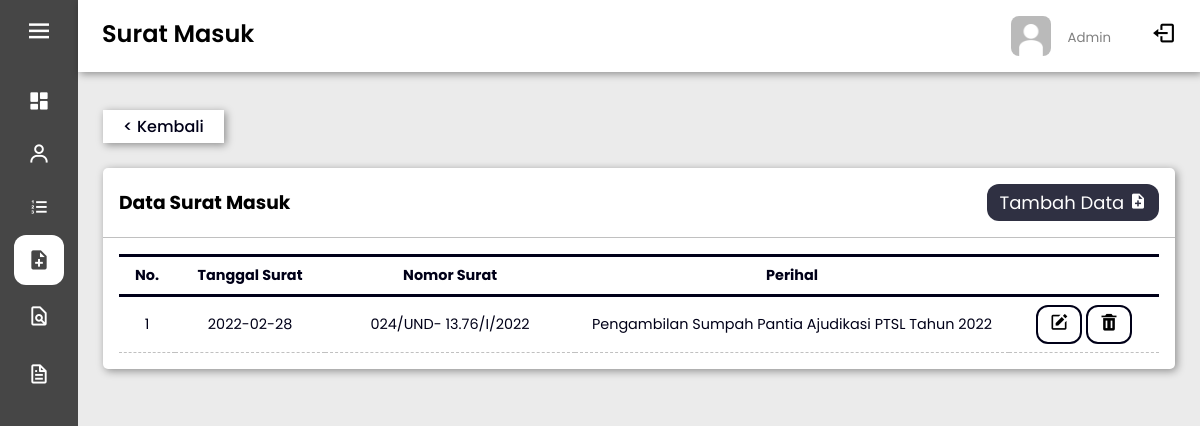
Page /admin/kelola_arsip/srtmasuk/index.php on the committed database.
### tables this page shows
CREATE TABLE `surat_masuk` (
  `id_surat_masuk` int(11) NOT NULL,
  `asal_surat` varchar(255) NOT NULL,
  `tanggal_surat` date NOT NULL,
  `nomor_surat` varchar(255) NOT NULL,
  `lampiran_surat` varchar(50) NOT NULL,
  `perihal` varchar(255) NOT NULL,
  `gambar` varchar(500) NOT NULL
);

### admin/kelola_arsip/srtmasuk/index.php (the view, shortened to what this page needs)
<?php
include '../../../koneksi.php';
?>
<!DOCTYPE html>
<html lang="en">
<head>
    <link rel="stylesheet" href="style/index.css">
    <link href='https://unpkg.com/boxicons@2.0.9/css/boxicons.min.css' rel='stylesheet'>
</head>
<body>
    <div class="sidebar">
        <div class="logo-content">
            <i class='bx bx-menu' id="btn"></i>
        </div>
        <ul class="nav-list">
            <li>
                <a href="../../index.php">
                <i class='bx bxs-dashboard'></i>
                </a>
            </li>
            <li>
                <a href='../../akun'>
                    <i class='bx bx-user'></i>
                </a>
            </li>
            <li>
                <a href='../../jenis'>
                    <i class='bx bx-list-ol'></i>
                </a>
            </li>
            <li class="active">
                <a href='../../kelola_arsip'>
                    <i class='bx bxs-file-plus'></i>
                </a>
            </li>
            <li onclick="drop()">
                <label>
                    <i class='bx bx-file-find'></i>
                </label>
            </li>
            <li onclick="dropp()">
                <label>
                    <i class='bx bx-file'></i>
                </label>
            </li>
        </ul>
    </div>
    <div class="main-content">
        <header>
            <h2>
                Surat Masuk
            </h2>
            <div class="user">
                <img src="../../../img/pp.jpg" width="40px" height="40px" alt="">
                <div>
                    <small>Admin</small>
                </div>
                <div class="logout">
                <a href="../../../logout.php"><i class='bx bx-log-out' id="logout"></i></a>
                </div>
            </div>
        </header>
        <main>
        <div class="list">
            <a href="../index.php"><button class='bton'>< Kembali</button></a>
        </div>
            <div class="table">
                <div class="data">
                        <div class="card">
                            <div class="card-header">
                                <h3>
                                    Data Surat Masuk
                                </h3>
                                <a href="tambah.php"><label name="back" class="btnnn">Tambah Data
                                <span class='bx bxs-file-plus'></span></a>
                            </div>
                            <div class="card-body">
                                <div class="table-responsive">
                                <table width="100%">
                                    <form action="" method="post">
                                    <thead>
                                        <tr>
                                            <td width="20px">No.</td>
                                            <td width="150px">Tanggal Surat</td>
                                            <td width="250px">Nomor Surat</td>
                                            <td>Perihal</td>
                                            <td width="150px"></td>
                                        </tr>
                                    </thead></form>
                                    <tbody>
    <?php
        $no = 1;
        $sql = $conn->prepare("SELECT * FROM surat_masuk");
        $sql->execute();
        $data = $sql->fetchAll();
        foreach ($data as $value){
    ?>
                                        <tr>
                                            <td><?php echo $no; ?></td>
                                            <td><?php echo $value['tanggal_surat']; ?></td>
                                            <td><?php echo $value['nomor_surat']; ?></td>
                                            <td><?php echo $value['perihal']; ?></td>
                                            <td>
                                                <a href="edit.php?id=<?php echo $value['id_surat_masuk'] ?>">
                                                <button class="btnlht" title="Edit"><i class='bx bxs-edit'></i></button></a>
                                                <a href="hapus.php?id=<?php echo $value['id_surat_masuk'] ?>"
                                                onclick="return confirm('Anda yakin ingin menghapus data ini?')">
                                                <button class="btnlht" title="Hapus"><i class='bx bxs-trash'></i></button></a>
                                            </td>
                                        </tr>
    <?php $no++; } ?>
                                    </tbody>
                                </table>
                                </div>
                            </div>
                        </div>
                </div>
            </div>
        </main>
    </div>
</body>
</html>

### admin/kelola_arsip/srtmasuk/style/index.css (style rules this page uses)
* { margin: 0; padding: 0; box-sizing: border-box; font-family: "Poppins" , sans-serif; }
body { margin: 0px; padding: 0px; position: relative; min-height: 100vh; width: 100%; overflow: auto; background-color: rgb(235, 235, 235); }
.sidebar { position: fixed; top: 0; left: 0; height: 100%; width: 78px; background: rgb(70, 70, 70); background-size: cover; padding: 6px 14px; transition: all 0.3s ease; }
.sidebar #btn { position: absolute; color: white; left: 50%; top: 6px; font-size: 30px; height: 50px; width: 50px; text-align: center; line-height: 50px; transform: translateX(-50%); }
.sidebar ul { margin-top: 20px; margin-bottom: 100px; }
.sidebar ul li { position: relative; height: 50px; width: 100%; margin: 3px 0px; list-style: none; line-height: 50px; }
.sidebar ul li a, .sidebar ul li label { color: white; display: flex; align-items: center; text-decoration: none; transition: all 0.25s ease; border-radius: 12px; white-space: nowrap; }
.sidebar ul li.active a, .sidebar ul li.active label { color: rgb(70, 70, 70); background: white; }
.sidebar ul li i { height: 50px; min-width: 50px; border-radius: 12px; line-height: 50px; text-align: center; font-size: 23px; }
.sidebar ul li:nth-child(7) { margin-top: 8px; }
.main-content { margin-left: 78px; transition: all .3s ease; }
.main-content header { background: white; display: flex; justify-content: space-between; padding: 1rem 1.5rem; box-shadow: 2px 2px 8px rgba(0, 0, 0, 0.4); left: 78px; width: calc(100% - 78px); top: 0; position: fixed; transition: all .3s ease; z-index: 99; }
header h2 { color: black; font-weight: 600; }
.user { display: flex; align-items: center; }
.user img { border-radius: 20%; margin-right: 1rem; }
.user small { display: inline-block; color: gray; }
.user .logout { margin-left: 40px; font-size: 25px; }
.user .logout a { color: black; }
main { animation: transitionIn .25s ease-in; padding: 40px 25px; min-height: calc(100vh - 90px); }
.list { animation: transitionIn .25s ease-in; margin-top: 70px; }
.bton { margin-right: 10px; border: none; color: rgba(0, 0, 24); padding: 4px 20px; text-align: center; text-decoration: none; font-size: 16px; font-weight: 500; background-color: white; box-shadow: 2px 2px 8px rgba(0, 0, 0, 0.4); transition: .1s linear; }
.table { animation: transitionIn .25s ease-in; margin-top: 25px; margin-bottom: 40px; }
.card { background: white; border-radius: 5px; box-shadow: 2px 2px 8px rgba(0, 0, 0, 0.4); }
.card-header, .card-body { padding: 1rem; }
.card-header { display: flex; justify-content: space-between; align-items: center; border-bottom: 1px solid silver; }
.btnnn { border: none; color: white; padding: 5px 12px; text-align: center; text-decoration: none; display: inline-block; font-size: 18px; border-radius: 12px; background-color: #2F3042; }
table { border-collapse: collapse; }
table td { text-align: center; }
thead tr { border-top: 3px solid rgba(0, 0, 24); border-bottom: 3px solid rgba(0, 0, 24); }
thead td { font-weight: 700; }
td { padding: .5rem 1rem; font-size: .9rem; color: rgba(0,0,24); }
tbody td { border-bottom: 1px dashed silver; }
table i { font-size: 20px; color: black; }
.table-responsive { width: 100%; overflow-x: auto; }
table tbody .btnlht { border: 2px solid rgba(0,0,24); color: rgba(0, 0, 24); padding: 4px 11px; text-align: center; text-decoration: none; display: inline-block; font-size: 18px; font-weight: 500; border-radius: 12px; background-color: white; transition: .1s linear; }

### rows in the picture
surat_masuk: tanggal_surat "2022-02-28", nomor_surat "024/UND- 13.76/I/2022", perihal "Pengambilan Sumpah Pantia Ajudikasi PTSL Tahun 2022"
